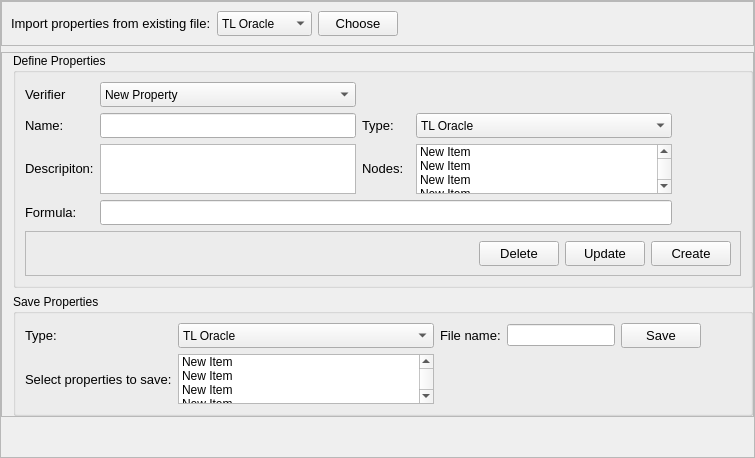
          <widget class="QWidget" name="W_RVPropertyPage">
           <attribute name="title">
            <string>Property</string>
           </attribute>
           <layout class="QVBoxLayout" name="verticalLayout_7">
            <property name="leftMargin">
             <number>0</number>
            </property>
            <property name="topMargin">
             <number>0</number>
            </property>
            <property name="rightMargin">
             <number>0</number>
            </property>
            <property name="bottomMargin">
             <number>0</number>
            </property>
            <item>
             <widget class="QFrame" name="frame_10">
              <property name="frameShape">
               <enum>QFrame::StyledPanel</enum>
              </property>
              <property name="frameShadow">
               <enum>QFrame::Raised</enum>
              </property>
              <layout class="QVBoxLayout" name="verticalLayout_8">
               <property name="leftMargin">
                <number>0</number>
               </property>
               <property name="topMargin">
                <number>0</number>
               </property>
               <property name="rightMargin">
                <number>0</number>
               </property>
               <property name="bottomMargin">
                <number>0</number>
               </property>
               <item>
                <widget class="QFrame" name="frame_15">
                 <property name="frameShape">
                  <enum>QFrame::StyledPanel</enum>
                 </property>
                 <property name="frameShadow">
                  <enum>QFrame::Raised</enum>
                 </property>
                 <layout class="QHBoxLayout" name="horizontalLayout_9">
                  <item>
                   <widget class="QLabel" name="label_17">
                    <property name="font">
                     <font>
                      <pointsize>10</pointsize>
                     </font>
                    </property>
                    <property name="text">
                     <string>Import properties from existing file:</string>
                    </property>
                   </widget>
                  </item>
                  <item>
                   <widget class="QComboBox" name="comboBox">
                    <property name="minimumSize">
                     <size>
                      <width>0</width>
                      <height>25</height>
                     </size>
                    </property>
                    <property name="maximumSize">
                     <size>
                      <width>16777215</width>
                      <height>25</height>
                     </size>
                    </property>
                    <property name="font">
                     <font>
                      <pointsize>9</pointsize>
                     </font>
                    </property>
                    <item>
                     <property name="text">
                      <string>TL Oracle</string>
                     </property>
                    </item>
                    <item>
                     <property name="text">
                      <string>RML Oracle</string>
                     </property>
                    </item>
                   </widget>
                  </item>
                  <item>
                   <widget class="QPushButton" name="pushButton_3">
                    <property name="minimumSize">
                     <size>
                      <width>0</width>
                      <height>25</height>
                     </size>
                    </property>
                    <property name="maximumSize">
                     <size>
                      <width>16777215</width>
                      <height>25</height>
                     </size>
                    </property>
                    <property name="font">
                     <font>
                      <pointsize>10</pointsize>
                     </font>
                    </property>
                    <property name="text">
                     <string>Choose</string>
                    </property>
                   </widget>
                  </item>
                  <item>
                   <spacer name="horizontalSpacer_21">
                    <property name="orientation">
                     <enum>Qt::Horizontal</enum>
                    </property>
                    <property name="sizeHint" stdset="0">
                     <size>
                      <width>40</width>
                      <height>20</height>
                     </size>
                    </property>
                   </spacer>
                  </item>
                 </layout>
                </widget>
               </item>
               <item>
                <widget class="QFrame" name="frame_18">
                 <property name="frameShape">
                  <enum>QFrame::StyledPanel</enum>
                 </property>
                 <property name="frameShadow">
                  <enum>QFrame::Raised</enum>
                 </property>
                 <layout class="QVBoxLayout" name="verticalLayout_21">
                  <property name="leftMargin">
                   <number>11</number>
                  </property>
                  <property name="topMargin">
                   <number>0</number>
                  </property>
                  <property name="rightMargin">
                   <number>0</number>
                  </property>
                  <property name="bottomMargin">
                   <number>0</number>
                  </property>
                  <item>
                   <widget class="QGroupBox" name="groupBox_5">
                    <property name="title">
                     <string>Define Properties</string>
                    </property>
                    <layout class="QGridLayout" name="gridLayout_7">
                     <item row="3" column="1" colspan="4">
                      <widget class="QLineEdit" name="lineEdit_5">
                       <property name="minimumSize">
                        <size>
                         <width>0</width>
                         <height>25</height>
                        </size>
                       </property>
                       <property name="maximumSize">
                        <size>
                         <width>16777215</width>
                         <height>25</height>
                        </size>
                       </property>
                       <property name="font">
                        <font>
                         <pointsize>10</pointsize>
                        </font>
                       </property>
                      </widget>
                     </item>
                     <item row="0" column="1">
                      <widget class="QComboBox" name="comboBox_5">
                       <property name="minimumSize">
                        <size>
                         <width>0</width>
                         <height>25</height>
                        </size>
                       </property>
                       <property name="maximumSize">
                        <size>
                         <width>16777215</width>
                         <height>25</height>
                        </size>
                       </property>
                       <property name="font">
                        <font>
                         <pointsize>9</pointsize>
                        </font>
                       </property>
                       <item>
                        <property name="text">
                         <string>New Property</string>
                        </property>
                       </item>
                      </widget>
                     </item>
                     <item row="2" column="1">
                      <widget class="QPlainTextEdit" name="plainTextEdit_3">
                       <property name="maximumSize">
                        <size>
                         <width>16777215</width>
                         <height>50</height>
                        </size>
                       </property>
                       <property name="font">
                        <font>
                         <pointsize>10</pointsize>
                        </font>
                       </property>
                       <property name="plainText">
                        <string/>
                       </property>
                      </widget>
                     </item>
                     <item row="1" column="2">
                      <widget class="QLabel" name="label_18">
                       <property name="font">
                        <font>
                         <pointsize>10</pointsize>
                        </font>
                       </property>
                       <property name="text">
                        <string>Type:</string>
                       </property>
                      </widget>
                     </item>
                     <item row="1" column="0">
                      <widget class="QLabel" name="label_19">
                       <property name="minimumSize">
                        <size>
                         <width>0</width>
                         <height>0</height>
                        </size>
                       </property>
                       <property name="maximumSize">
                        <size>
                         <width>16777215</width>
                         <height>25</height>
                        </size>
                       </property>
                       <property name="font">
                        <font>
                         <pointsize>10</pointsize>
                        </font>
                       </property>
                       <property name="text">
                        <string>Name:</string>
                       </property>
                      </widget>
                     </item>
                     <item row="1" column="4">
                      <widget class="QComboBox" name="comboBox_6">
                       <property name="minimumSize">
                        <size>
                         <width>0</width>
                         <height>25</height>
                        </size>
                       </property>
                       <property name="maximumSize">
                        <size>
                         <width>16777215</width>
                         <height>25</height>
                        </size>
                       </property>
                       <property name="font">
                        <font>
                         <pointsize>9</pointsize>
                        </font>
                       </property>
                       <item>
                        <property name="text">
                         <string>TL Oracle</string>
                        </property>
                       </item>
                       <item>
                        <property name="text">
                         <string>RML Oracle</string>
                        </property>
                       </item>
                      </widget>
                     </item>
                     <item row="2" column="0">
                      <widget class="QLabel" name="label_20">
                       <property name="minimumSize">
                        <size>
                         <width>0</width>
                         <height>0</height>
                        </size>
                       </property>
                       <property name="maximumSize">
                        <size>
                         <width>16777215</width>
                         <height>25</height>
                        </size>
                       </property>
                       <property name="font">
                        <font>
                         <pointsize>10</pointsize>
                        </font>
                       </property>
                       <property name="text">
                        <string>Descripiton:</string>
                       </property>
                      </widget>
                     </item>
                     <item row="4" column="0" colspan="6">
                      <widget class="QFrame" name="frame_21">
                       <property name="minimumSize">
                        <size>
                         <width>0</width>
                         <height>0</height>
                        </size>
                       </property>
                       <property name="frameShape">
                        <enum>QFrame::StyledPanel</enum>
                       </property>
                       <property name="frameShadow">
                        <enum>QFrame::Raised</enum>
                       </property>
                       <layout class="QHBoxLayout" name="horizontalLayout_7">
                        <item>
                         <spacer name="horizontalSpacer_22">
                          <property name="orientation">
                           <enum>Qt::Horizontal</enum>
                          </property>
                          <property name="sizeHint" stdset="0">
                           <size>
                            <width>40</width>
                            <height>20</height>
                           </size>
                          </property>
                         </spacer>
                        </item>
                        <item>
                         <widget class="QPushButton" name="pushButton_9">
                          <property name="minimumSize">
                           <size>
                            <width>0</width>
                            <height>25</height>
                           </size>
                          </property>
                          <property name="maximumSize">
                           <size>
                            <width>16777215</width>
                            <height>25</height>
                           </size>
                          </property>
                          <property name="font">
                           <font>
                            <pointsize>10</pointsize>
                           </font>
                          </property>
                          <property name="text">
                           <string>Delete</string>
                          </property>
                         </widget>
                        </item>
                        <item>
                         <widget class="QPushButton" name="pushButton_10">
                          <property name="minimumSize">
                           <size>
                            <width>0</width>
                            <height>25</height>
                           </size>
                          </property>
                          <property name="maximumSize">
                           <size>
                            <width>16777215</width>
                            <height>25</height>
                           </size>
                          </property>
                          <property name="font">
                           <font>
                            <pointsize>10</pointsize>
                           </font>
                          </property>
                          <property name="text">
                           <string>Update</string>
                          </property>
                         </widget>
                        </item>
                        <item>
                         <widget class="QPushButton" name="pushButton_11">
                          <property name="minimumSize">
                           <size>
                            <width>0</width>
                            <height>25</height>
                           </size>
                          </property>
                          <property name="maximumSize">
                           <size>
                            <width>16777215</width>
                            <height>25</height>
                           </size>
                          </property>
                          <property name="font">
                           <font>
                            <pointsize>10</pointsize>
                           </font>
                          </property>
                          <property name="text">
                           <string>Create</string>
                          </property>
                         </widget>
                        </item>
                       </layout>
                      </widget>
                     </item>
                     <item row="2" column="2">
                      <widget class="QLabel" name="label_21">
                       <property name="minimumSize">
                        <size>
                         <width>0</width>
                         <height>0</height>
                        </size>
                       </property>
                       <property name="maximumSize">
                        <size>
                         <width>16777215</width>
                         <height>25</height>
                        </size>
                       </property>
                       <property name="font">
                        <font>
                         <pointsize>10</pointsize>
                        </font>
                       </property>
                       <property name="text">
                        <string>Nodes:</string>
                       </property>
                      </widget>
                     </item>
                     <item row="1" column="5">
                      <spacer name="horizontalSpacer_23">
                       <property name="orientation">
                        <enum>Qt::Horizontal</enum>
                       </property>
                       <property name="sizeHint" stdset="0">
                        <size>
                         <width>40</width>
                         <height>20</height>
                        </size>
                       </property>
                      </spacer>
                     </item>
                     <item row="3" column="0">
                      <widget class="QLabel" name="label_22">
                       <property name="minimumSize">
                        <size>
                         <width>0</width>
                         <height>0</height>
                        </size>
                       </property>
                       <property name="maximumSize">
                        <size>
                         <width>16777215</width>
                         <height>25</height>
                        </size>
                       </property>
                       <property name="font">
                        <font>
                         <pointsize>10</pointsize>
                        </font>
                       </property>
                       <property name="text">
                        <string>Formula:</string>
                       </property>
                      </widget>
                     </item>
                     <item row="0" column="0">
                      <widget class="QLabel" name="label_23">
                       <property name="minimumSize">
                        <size>
                         <width>0</width>
                         <height>0</height>
                        </size>
                       </property>
                       <property name="maximumSize">
                        <size>
                         <width>16777215</width>
                         <height>25</height>
                        </size>
                       </property>
                       <property name="font">
                        <font>
                         <pointsize>10</pointsize>
                        </font>
                       </property>
                       <property name="text">
                        <string>Verifier</string>
                       </property>
                      </widget>
                     </item>
                     <item row="1" column="1">
                      <widget class="QLineEdit" name="lineEdit_6">
                       <property name="minimumSize">
                        <size>
                         <width>0</width>
                         <height>25</height>
                        </size>
                       </property>
                       <property name="maximumSize">
                        <size>
                         <width>16777215</width>
                         <height>25</height>
                        </size>
                       </property>
                       <property name="font">
                        <font>
                         <pointsize>10</pointsize>
                        </font>
                       </property>
                      </widget>
                     </item>
                     <item row="2" column="4">
                      <widget class="QListWidget" name="listWidget_3">
                       <property name="maximumSize">
                        <size>
                         <width>16777215</width>
                         <height>50</height>
                        </size>
                       </property>
                       <property name="selectionMode">
                        <enum>QAbstractItemView::MultiSelection</enum>
                       </property>
                       <item>
                        <property name="text">
                         <string>New Item</string>
                        </property>
                       </item>
                       <item>
                        <property name="text">
                         <string>New Item</string>
                        </property>
                       </item>
                       <item>
                        <property name="text">
                         <string>New Item</string>
                        </property>
                       </item>
                       <item>
                        <property name="text">
                         <string>New Item</string>
                        </property>
                       </item>
                       <item>
                        <property name="text">
                         <string>New Item</string>
                        </property>
                       </item>
                       <item>
                        <property name="text">
                         <string>New Item</string>
                        </property>
                       </item>
                       <item>
                        <property name="text">
                         <string>New Item</string>
                        </property>
                       </item>
                      </widget>
                     </item>
                    </layout>
                   </widget>
                  </item>
                  <item>
                   <widget class="QGroupBox" name="groupBox_6">
                    <property name="minimumSize">
                     <size>
                      <width>0</width>
                      <height>0</height>
                     </size>
                    </property>
                    <property name="title">
                     <string>Save Properties</string>
                    </property>
                    <layout class="QGridLayout" name="gridLayout_8">
                     <item row="0" column="0">
                      <widget class="QLabel" name="label_24">
                       <property name="font">
                        <font>
                         <pointsize>10</pointsize>
                        </font>
                       </property>
                       <property name="text">
                        <string>Type:</string>
                       </property>
                      </widget>
                     </item>
                     <item row="0" column="1">
                      <widget class="QComboBox" name="comboBox_7">
                       <property name="minimumSize">
                        <size>
                         <width>0</width>
                         <height>25</height>
                        </size>
                       </property>
                       <property name="maximumSize">
                        <size>
                         <width>16777215</width>
                         <height>25</height>
                        </size>
                       </property>
                       <property name="font">
                        <font>
                         <pointsize>9</pointsize>
                        </font>
                       </property>
                       <item>
                        <property name="text">
                         <string>TL Oracle</string>
                        </property>
                       </item>
                       <item>
                        <property name="text">
                         <string>RML Oracle</string>
                        </property>
                       </item>
                      </widget>
                     </item>
                     <item row="1" column="1">
                      <widget class="QListWidget" name="listWidget_4">
                       <property name="maximumSize">
                        <size>
                         <width>16777215</width>
                         <height>50</height>
                        </size>
                       </property>
                       <property name="selectionMode">
                        <enum>QAbstractItemView::MultiSelection</enum>
                       </property>
                       <item>
                        <property name="text">
                         <string>New Item</string>
                        </property>
                       </item>
                       <item>
                        <property name="text">
                         <string>New Item</string>
                        </property>
                       </item>
                       <item>
                        <property name="text">
                         <string>New Item</string>
                        </property>
                       </item>
                       <item>
                        <property name="text">
                         <string>New Item</string>
                        </property>
                       </item>
                       <item>
                        <property name="text">
                         <string>New Item</string>
                        </property>
                       </item>
                      </widget>
                     </item>
                     <item row="0" column="3">
                      <widget class="QLineEdit" name="lineEdit_7"/>
                     </item>
                     <item row="0" column="5">
                      <spacer name="horizontalSpacer_24">
                       <property name="orientation">
                        <enum>Qt::Horizontal</enum>
                       </property>
                       <property name="sizeHint" stdset="0">
                        <size>
                         <width>40</width>
                         <height>20</height>
                        </size>
                       </property>
                      </spacer>
                     </item>
                     <item row="0" column="4">
                      <widget class="QPushButton" name="pushButton_12">
                       <property name="minimumSize">
                        <size>
                         <width>0</width>
                         <height>25</height>
                        </size>
                       </property>
                       <property name="maximumSize">
                        <size>
                         <width>16777215</width>
                         <height>25</height>
                        </size>
                       </property>
                       <property name="font">
                        <font>
                         <pointsize>10</pointsize>
                        </font>
                       </property>
                       <property name="text">
                        <string>Save</string>
                       </property>
                      </widget>
                     </item>
                     <item row="1" column="0">
                      <widget class="QLabel" name="label_25">
                       <property name="font">
                        <font>
                         <pointsize>10</pointsize>
                        </font>
                       </property>
                       <property name="text">
                        <string>Select properties to save:</string>
                       </property>
                      </widget>
                     </item>
                     <item row="0" column="2">
                      <widget class="QLabel" name="label_26">
                       <property name="font">
                        <font>
                         <pointsize>10</pointsize>
                        </font>
                       </property>
                       <property name="text">
                        <string>File name:</string>
                       </property>
                      </widget>
                     </item>
                    </layout>
                   </widget>
                  </item>
                 </layout>
                </widget>
               </item>
               <item>
                <spacer name="verticalSpacer">
                 <property name="orientation">
                  <enum>Qt::Vertical</enum>
                 </property>
                 <property name="sizeHint" stdset="0">
                  <size>
                   <width>20</width>
                   <height>40</height>
                  </size>
                 </property>
                </spacer>
               </item>
              </layout>
             </widget>
            </item>
           </layout>
          </widget>
